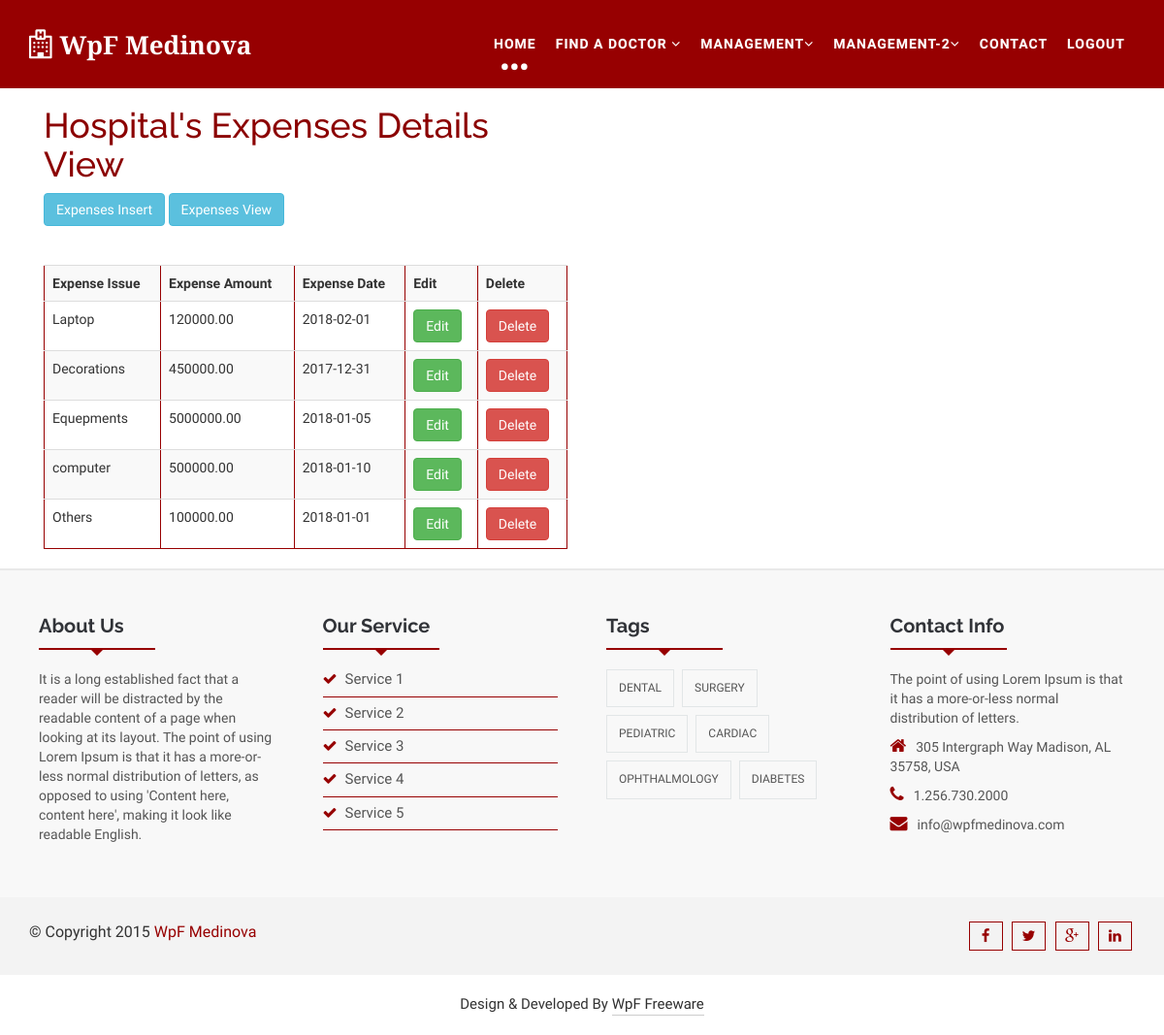
The page /index.php?e=expense_view (signed in) on the database its author committed.
### tables this page shows
CREATE TABLE `expense` (
  `id` int(10) UNSIGNED NOT NULL,
  `title` varchar(25) NOT NULL,
  `amount` double(10,2) UNSIGNED NOT NULL,
  `date` date NOT NULL
);

### models/database.php (called while the page is built, shortened)
<?php
class Database {
    protected $db;
    function __construct() {
        $this->db = new mysqli("localhost", "root", "", "hospital");
    }
    public function view($table, $sel = NULL, $order = NULL, $where = NULL) {
        if ($sel == TRUE) {
            $sql = "select $sel from $table";
        } else {
            $sql = "select * from $table";
        }
        return $this->db->query($sql);
    }
}

### views/employee/expense_view.php (the view, shortened to what this page needs)
<section id="blogArchive">
    <div class="container">
        <div class="col-md-6">
            <h1 style="color: darkred">Hospital's Expenses Details View</h1>
            <a href="index.php?e=expense" class="btn btn-info">Expenses Insert</a>
            <a href="index.php?e=expense_view" class="btn btn-info">Expenses View</a>
            <br /><br /><br />
            <table class="table table-striped table-hover" border="1px" style="border: 1px solid #970001">
                <tr>
                    <th>Expense Issue</th>
                    <th>Expense Amount</th>
                    <th>Expense Date</th>
                    <th>Edit</th>
                    <th>Delete</th>
                </tr>
                <?php
                $data = $d->view("expense", "*");
                while ($value = $data->fetch_object()) {
                    echo "<tr>";
                    echo "<td>{$value->title}</td>";
                    echo "<td>{$value->amount}</td>";
                    echo "<td>{$value->date}</td>";
                    echo "<td><a href='index.php?e=expense_edit&id={$value->id}' class='btn btn-success'>Edit</a></td>";
                    echo "<td><a href='index.php?e=expense_delete&id={$value->id}' class='btn btn-danger'>Delete</a></td>";
                    echo "</tr>";
                }
                ?>
            </table>
        </div>
    </div>
</section>

### style.css (style rules this page uses)
body,html { overflow-x:hidden; }
body { font-family: 'Habibi', serif; overflow-x: hidden !important; }
a { text-decoration: none; color: #2f2f2f; }
h1, h2, h3, h4, h5, h6 { font-family: 'Raleway', sans-serif; }
#blogArchive { display: inline; float: left; margin-top: 90px; width: 100%; }

### rows shown on the page
expense: title "Laptop", amount "120000.00", date "2018-02-01"
expense: title "Decorations", amount "450000.00", date "2017-12-31"
expense: title "Equepments", amount "5000000.00", date "2018-01-05"
expense: title "computer", amount "500000.00", date "2018-01-10"
expense: title "Others", amount "100000.00", date "2018-01-01"
